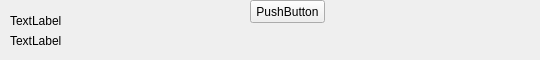
<?xml version="1.0" encoding="UTF-8"?>
<ui version="4.0">
 <class>UnitRibbon</class>
 <widget class="QWidget" name="UnitRibbon">
  <property name="geometry">
   <rect>
    <x>0</x>
    <y>0</y>
    <width>540</width>
    <height>60</height>
   </rect>
  </property>
  <property name="windowTitle">
   <string>Form</string>
  </property>
  <widget class="QPushButton" name="pushButton">
   <property name="geometry">
    <rect>
     <x>250</x>
     <y>0</y>
     <width>75</width>
     <height>23</height>
    </rect>
   </property>
   <property name="text">
    <string>PushButton</string>
   </property>
  </widget>
  <widget class="QLabel" name="label">
   <property name="geometry">
    <rect>
     <x>10</x>
     <y>10</y>
     <width>81</width>
     <height>21</height>
    </rect>
   </property>
   <property name="text">
    <string>TextLabel</string>
   </property>
  </widget>
  <widget class="QLabel" name="label_2">
   <property name="geometry">
    <rect>
     <x>10</x>
     <y>30</y>
     <width>81</width>
     <height>21</height>
    </rect>
   </property>
   <property name="text">
    <string>TextLabel</string>
   </property>
  </widget>
 </widget>
 <resources/>
 <connections/>
</ui>
